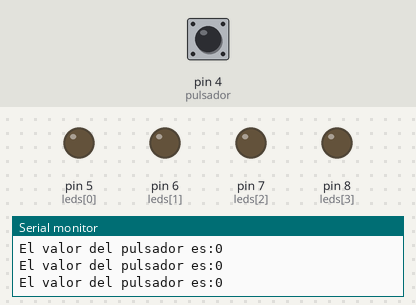
Recording of a sketch running on a simulated Arduino Uno, built with avr-gcc and run on an emulated ATmega328P. On the bench: output pins drawn as LEDs (lit = HIGH), the last lines printed to the serial monitor. Inputs (shaded band) come from the test bench; at power-on: pin 4 (pulsador) LOW.

Above: at 2.8 s.
2.9 s: pin 4 (pulsador) pulled HIGH for 1.2 s
At 4.1 s:
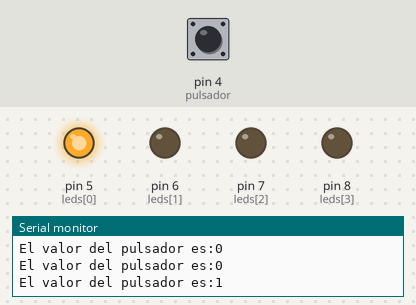
At 4.9 s:
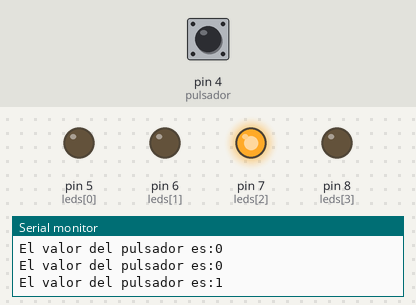
6.9 s: pin 4 (pulsador) pulled HIGH for 3.2 s
At 9.1 s:
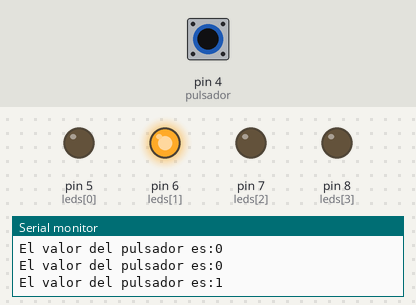
Timing chart, 0 to 11.5 s (numbered marks = the images above; inputs shaded):
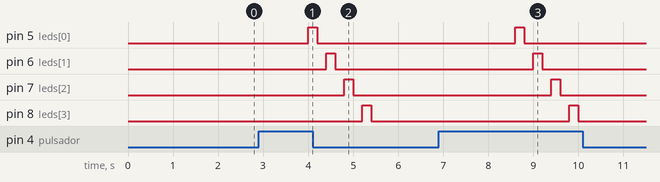

Measured:
- after the input at 2.9 s, pin 5 (leds[0]): LOW → HIGH after 1.1 s, → LOW 0.20 s later; pin 6 (leds[1]): LOW → HIGH after 1.5 s, → LOW 0.20 s later; pin 7 (leds[2]): LOW → HIGH after 1.9 s, → LOW 0.20 s later; pin 8 (leds[3]): LOW → HIGH after 2.3 s, → LOW 0.20 s later
- after the input at 6.9 s, pin 5 (leds[0]): LOW → HIGH after 1.7 s, → LOW 0.20 s later; pin 6 (leds[1]): LOW → HIGH after 2.1 s, → LOW 0.20 s later; pin 7 (leds[2]): LOW → HIGH after 2.5 s, → LOW 0.20 s later; pin 8 (leds[3]): LOW → HIGH after 2.9 s, → LOW 0.20 s later

The sketch:

ejercicio2_alternativa.ino
```cpp
int leds[]={5,6,7,8};
int tiempo=200;
int pulsador=4;
int n=0;
int valuepush=0;
void setup() {
  // put your setup code here, to run once:
  for(n=0;n<4;n++)
  {
    pinMode(leds[n],OUTPUT);
  }
  pinMode(pulsador,INPUT);
  Serial.begin(9600);
}

void monitor_sal()
{
  Serial.print("El valor del pulsador es:");
  Serial.print(valuepush);
  Serial.println(" ");
  delay(1000);
}
void secuencia()
{
  for(n=0;n<4;n++)
  {
    digitalWrite(leds[n],HIGH);
    delay(tiempo);
    digitalWrite(leds[n],LOW);
    delay(tiempo);
  }
}
void loop() {
  // put your main code here, to run repeatedly:
  valuepush=digitalRead(pulsador);
  monitor_sal();
  if(valuepush==1)
  {
    secuencia();
  }
}
```
